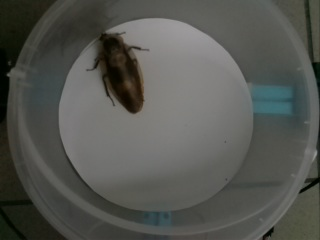
#> input picture screen-roach.png, 320 x 240 px
$ python findroach.py   (Python 2 division)
#> lines starting #> are read from the running program, lines starting #| are printed output that depends on the picture; after the words box and inside, x2 and y2 are one past the last pixel; in counts of white or black regions, pixels touching at a corner belong together
#> further down, img is the input picture: shape (240, 320, 3); mean B, G, R 81.2, 86.2, 84.6
#!/usr/bin/env python

'''
find roach on image

http://robocraft.ru

'''

import cv2
import sys

def nothing(*arg, **kw):
    pass

def find_roach(img):
    gray = cv2.cvtColor(img, cv2.COLOR_BGR2GRAY)

    blockSize = 109
    C = 53

    x1 = 55
    y1 = 16
    x2 = 258
    y2 = 219

    print("blockSize: {0} C: {1}".format(blockSize, C))
    bina = cv2.adaptiveThreshold(gray, 255, cv2.ADAPTIVE_THRESH_MEAN_C, cv2.THRESH_BINARY_INV, blockSize, C)
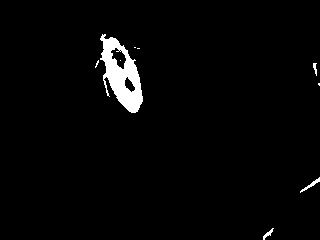
#> bina: shape (240, 320); 2.5% white; 9 white regions (5 under 20 px), largest, box (x1, y1, x2, y2) and area: (100, 34, 143, 113) 1719, (300, 177, 320, 193) 68, (263, 228, 274, 240) 44, (313, 63, 317, 76) 31
    cv2.imshow('roacha', bina)

    roi = bina[y1:y2, x1:x2]
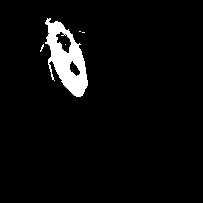
#> roi: shape (203, 203); 4.2% white; 5 white regions (4 under 20 px)
    cv2.imshow('roach', roi)

    roi2 = img[y1:y2, x1:x2]
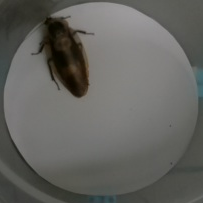
#> roi2: shape (203, 203, 3); mean B, G, R 95.9, 99.8, 100

    contours, hierarchy = cv2.findContours(roi, cv2.RETR_LIST, cv2.CHAIN_APPROX_SIMPLE)
#> contours = 8 contours, 5 with area under 20; largest, box (x1, y1, x2, y2) and area: (45, 18, 88, 97) 1854, (55, 31, 72, 54) 196, (69, 60, 81, 77) 98
    # Choose largest contour
    best = 0
    maxsize = 0
    count = 0
    for cnt in contours:
        if cv2.contourArea(cnt) > maxsize :
            maxsize = cv2.contourArea(cnt)
            best = count
        count = count + 1
#> this loop made 8 passes
#> maxsize on passes 1, 6, 8: 98, 196.5, 1853.5
#> cnt on passes 2, 4, 5, 7: [[65, 44]], [[64, 34], [65, 33], [66, 34], [65, 35]], [[82, 32], [84, 32]], [[79, 31], [80, 31]]
#> after the loop, best = 7; count = 8; maxsize = 1853.5
    x,y,w,h = cv2.boundingRect(contours[best])
#> x = 45; y = 18; w = 43; h = 79
    cv2.rectangle(roi2, (x,y), (x+w,y+h), (0,255,0), 2)
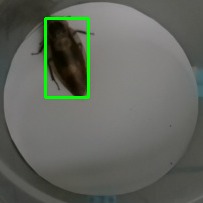
#> roi2: shape (203, 203, 3); 1.77% of pixels changed, all inside (x1, y1, x2, y2) = (44, 17, 90, 99)
    cv2.circle(roi2, (x+w/2, y+h/2), 2, (0, 255, 0), -1)
#> roi2: shape (203, 203, 3); 0.03% of pixels changed, all inside (x1, y1, x2, y2) = (64, 55, 69, 60)

    cv2.imshow('roi2', roi2)

if __name__ == '__main__':
    print __doc__

    cv2.namedWindow('roacha')

    img = cv2.imread("screen-roach.png")

    find_roach(img)
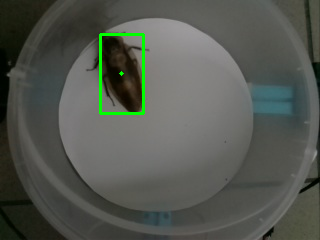
#> img: shape (240, 320, 3); 0.96% of pixels changed, all inside (x1, y1, x2, y2) = (99, 33, 145, 115)
    ch = cv2.waitKey(0)
#> (key Esc is pressed here)
    cv2.destroyAllWindows()
